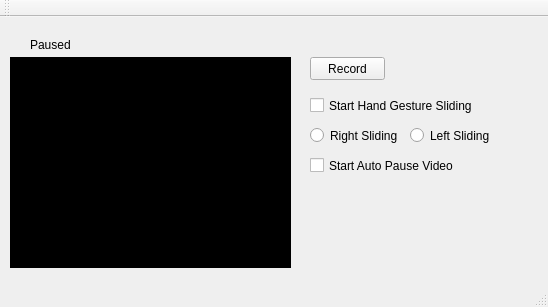
<?xml version="1.0" encoding="UTF-8"?>
<ui version="4.0">
 <class>MainWindow</class>
 <widget class="QMainWindow" name="MainWindow">
  <property name="geometry">
   <rect>
    <x>0</x>
    <y>0</y>
    <width>548</width>
    <height>307</height>
   </rect>
  </property>
  <property name="windowTitle">
   <string>MainWindow</string>
  </property>
  <widget class="QWidget" name="centralWidget">
   <widget class="QLabel" name="scrn">
    <property name="geometry">
     <rect>
      <x>10</x>
      <y>40</y>
      <width>281</width>
      <height>211</height>
     </rect>
    </property>
    <property name="styleSheet">
     <string notr="true">background-color:black</string>
    </property>
    <property name="text">
     <string/>
    </property>
   </widget>
   <widget class="QLabel" name="stataslbl">
    <property name="geometry">
     <rect>
      <x>30</x>
      <y>20</y>
      <width>61</width>
      <height>16</height>
     </rect>
    </property>
    <property name="text">
     <string>Paused</string>
    </property>
   </widget>
   <widget class="QLabel" name="recordlbl">
    <property name="geometry">
     <rect>
      <x>200</x>
      <y>20</y>
      <width>101</width>
      <height>16</height>
     </rect>
    </property>
    <property name="text">
     <string/>
    </property>
   </widget>
   <widget class="QLabel" name="sllbl">
    <property name="geometry">
     <rect>
      <x>310</x>
      <y>170</y>
      <width>211</width>
      <height>16</height>
     </rect>
    </property>
    <property name="font">
     <font>
      <family>MS Reference Sans Serif</family>
      <pointsize>9</pointsize>
      <italic>true</italic>
     </font>
    </property>
    <property name="text">
     <string/>
    </property>
   </widget>
   <widget class="QLabel" name="minlbl">
    <property name="geometry">
     <rect>
      <x>310</x>
      <y>200</y>
      <width>211</width>
      <height>61</height>
     </rect>
    </property>
    <property name="font">
     <font>
      <pointsize>9</pointsize>
      <italic>true</italic>
     </font>
    </property>
    <property name="text">
     <string/>
    </property>
   </widget>
   <widget class="QPushButton" name="playbtn">
    <property name="geometry">
     <rect>
      <x>310</x>
      <y>40</y>
      <width>75</width>
      <height>23</height>
     </rect>
    </property>
    <property name="text">
     <string>Record</string>
    </property>
   </widget>
   <widget class="QCheckBox" name="slchk">
    <property name="geometry">
     <rect>
      <x>310</x>
      <y>80</y>
      <width>171</width>
      <height>17</height>
     </rect>
    </property>
    <property name="text">
     <string>Start Hand Gesture Sliding</string>
    </property>
   </widget>
   <widget class="QCheckBox" name="pausechk">
    <property name="geometry">
     <rect>
      <x>310</x>
      <y>140</y>
      <width>151</width>
      <height>17</height>
     </rect>
    </property>
    <property name="text">
     <string>Start Auto Pause Video</string>
    </property>
   </widget>
   <widget class="QRadioButton" name="lradio">
    <property name="geometry">
     <rect>
      <x>310</x>
      <y>110</y>
      <width>91</width>
      <height>17</height>
     </rect>
    </property>
    <property name="text">
     <string>Right Sliding</string>
    </property>
    <property name="checkable">
     <bool>false</bool>
    </property>
    <property name="checked">
     <bool>false</bool>
    </property>
   </widget>
   <widget class="QRadioButton" name="rradio">
    <property name="geometry">
     <rect>
      <x>410</x>
      <y>110</y>
      <width>91</width>
      <height>17</height>
     </rect>
    </property>
    <property name="text">
     <string>Left Sliding</string>
    </property>
    <property name="checkable">
     <bool>false</bool>
    </property>
   </widget>
  </widget>
  <widget class="QMenuBar" name="menuBar">
   <property name="geometry">
    <rect>
     <x>0</x>
     <y>0</y>
     <width>548</width>
     <height>21</height>
    </rect>
   </property>
  </widget>
  <widget class="QToolBar" name="mainToolBar">
   <attribute name="toolBarArea">
    <enum>TopToolBarArea</enum>
   </attribute>
   <attribute name="toolBarBreak">
    <bool>false</bool>
   </attribute>
  </widget>
  <widget class="QStatusBar" name="statusBar"/>
 </widget>
 <layoutdefault spacing="6" margin="11"/>
 <resources/>
 <connections/>
</ui>
